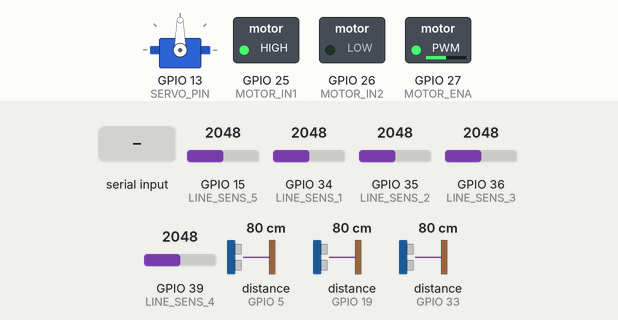
Recording of a program running on a simulated ESP32. Shown: servo, switched loads named in the program (green lamp = pin HIGH). Wiring (inferred from the names in the program): 3 × ultrasonic range finder: trigger GPIO 4, echo GPIO 5 / trigger GPIO 18, echo GPIO 19 / trigger GPIO 32, echo GPIO 33. Inputs (shaded band) come from the test bench; at power-on: distance to the obstacle (sensors on GPIO 33, GPIO 5, GPIO 19) 80 cm, GPIO 15 (LINE_SENS_5) = 2048, GPIO 34 (LINE_SENS_1) = 2048, GPIO 35 (LINE_SENS_2) = 2048, GPIO 36 (LINE_SENS_3) = 2048, GPIO 39 (LINE_SENS_4) = 2048. The echo pulse lasts 58.3 µs per cm; pins used as bus, display or sensor lines are not drawn; what the program prints to the serial monitor is not drawn.

Above: at 1.2 s.
1.3 s: distance to the obstacle (sensor on GPIO 33) set to 17 cm
2.8 s: distance to the obstacle (sensor on GPIO 33) set to 12 cm
At 3.3 s:
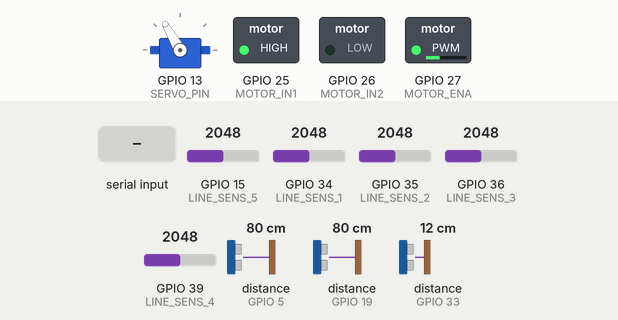
4.3 s: "m" received over Serial
At 5.5 s:
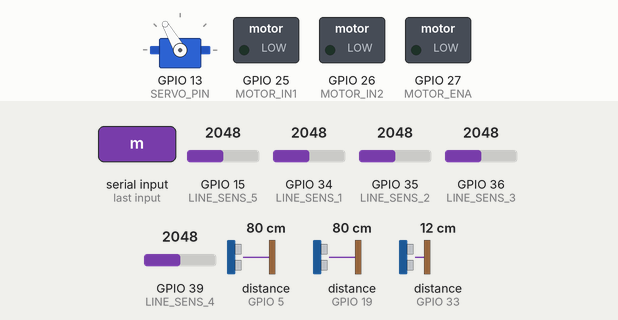
5.8 s: "a" received over Serial
At 7.0 s:
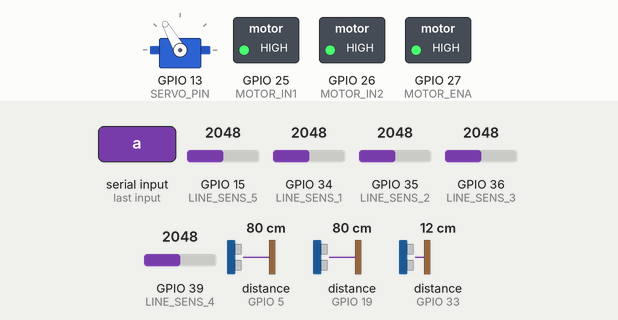
7.3 s: "l" received over Serial
At 7.6 s:
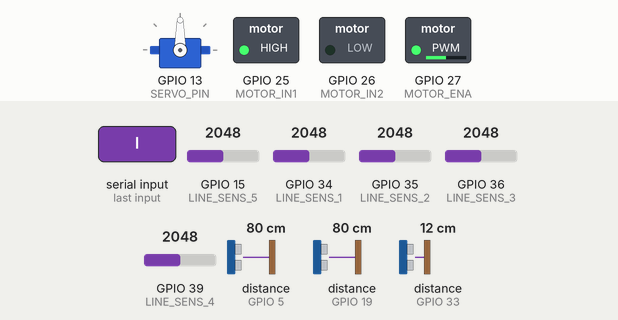
8.8 s: "a" received over Serial
At 10.2 s:
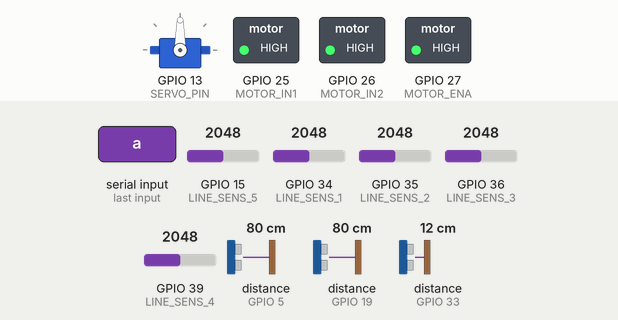
Timing chart, 0 to 11.3 s (numbered marks = the images above; inputs shaded):
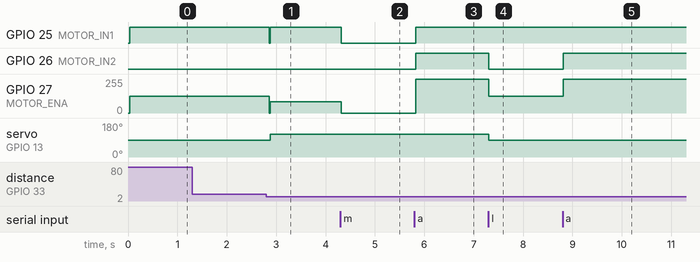

The program:

main.cpp
```cpp
#include <Arduino.h>
#include <WiFi.h>
#include "config.h"
#include "motor_driver.h"
#include "ultrasonic.h"
#include "line_sensor.h"
#include "obstacle_avoider.h"
#include "autonomous_driver.h"

enum Mode {
    MANUAL,
    LINE_FOLLOW,
    OBSTACLE_AVOID,
    AUTONOMOUS
};

Mode currentMode = OBSTACLE_AVOID;

MotorDriver* motor;
UltrasonicArray* us;
LineSensorArray* lineSensors;
ObstacleAvoider* avoider;
AutonomousDriver* autoDriver;

unsigned long lastUpdate = 0;
const int dtMs = 20; // 50Hz control loop

void setupWiFi() {
    WiFi.softAP(AP_SSID, AP_PASSWORD);
    Serial.print("AP IP Address: ");
    Serial.println(WiFi.softAPIP());
}

void setup() {
    Serial.begin(115200);
    setupWiFi();

    motor = new MotorDriver();
    us = new UltrasonicArray();
    lineSensors = new LineSensorArray();
    avoider = new ObstacleAvoider();
    autoDriver = new AutonomousDriver(motor, us);

    Serial.println("AutoPilot Initialized");
}

void loop() {
    if (Serial.available()) {
        char c = Serial.read();
        if (c == 'm') currentMode = MANUAL;
        else if (c == 'l') currentMode = LINE_FOLLOW;
        else if (c == 'o') currentMode = OBSTACLE_AVOID;
        else if (c == 'a') currentMode = AUTONOMOUS;
    }

    unsigned long now = millis();
    if (now - lastUpdate >= dtMs) {
        lastUpdate = now;

        switch (currentMode) {
            case MANUAL:
                motor->coast(); // Waiting for external comms
                break;

            case LINE_FOLLOW:
            {
                float pos = lineSensors->getPosition();
                float steer = pos * 15.0f; // max pos is 2.0 * 15 = 30 deg
                motor->setSteeringAngle(steer);
                motor->setSpeed(MAX_SPEED / 2);
                break;
            }

            case OBSTACLE_AVOID:
            {
                UltrasonicReadings readings = us->readAll();
                DriveCommand cmd = avoider->update(readings.front, readings.left, readings.right);
                motor->setSpeed(cmd.speed);
                motor->setSteeringAngle(cmd.steeringAngle);
                break;
            }

            case AUTONOMOUS:
                // Needs real localization (odometry) for production.
                autoDriver->update(0, 0, 0.0f);
                break;
        }
    }
}
```

line_sensor.h
```cpp
#pragma once
#include <Arduino.h>
#include "config.h"

class LineSensorArray {
public:
    LineSensorArray() {
        pinMode(LINE_SENS_1, INPUT);
        pinMode(LINE_SENS_2, INPUT);
        pinMode(LINE_SENS_3, INPUT);
        pinMode(LINE_SENS_4, INPUT);
        pinMode(LINE_SENS_5, INPUT);
    }

    void calibrate() {
        // Dummy calibration, placeholder for learning min/max
    }

    float getPosition() {
        int v[5];
        v[0] = analogRead(LINE_SENS_1);
        v[1] = analogRead(LINE_SENS_2);
        v[2] = analogRead(LINE_SENS_3);
        v[3] = analogRead(LINE_SENS_4);
        v[4] = analogRead(LINE_SENS_5);

        float sum = 0;
        float weightedSum = 0;
        float weights[5] = {-2.0f, -1.0f, 0.0f, 1.0f, 2.0f};

        for (int i = 0; i < 5; i++) {
            sum += v[i];
            weightedSum += v[i] * weights[i];
        }

        if (sum == 0) return 0;
        return weightedSum / sum;
    }

    bool isOnLine() {
        return analogRead(LINE_SENS_3) > 2000;
    }

    bool isIntersection() {
        int count = 0;
        if (analogRead(LINE_SENS_1) > 2000) count++;
        if (analogRead(LINE_SENS_2) > 2000) count++;
        if (analogRead(LINE_SENS_3) > 2000) count++;
        if (analogRead(LINE_SENS_4) > 2000) count++;
        if (analogRead(LINE_SENS_5) > 2000) count++;
        return count >= 3;
    }
};
```

obstacle_avoider.h
```cpp
#pragma once
#include "config.h"

struct DriveCommand {
    int speed;
    float steeringAngle;
};

class ObstacleAvoider {
public:
    enum State {
        DRIVE_FORWARD,
        TURN_LEFT,
        TURN_RIGHT,
        REVERSE
    };

    ObstacleAvoider() : state(DRIVE_FORWARD) {}

    DriveCommand update(float frontDist, float leftDist, float rightDist) {
        DriveCommand cmd = {0, 0.0f};

        switch(state) {
            case DRIVE_FORWARD:
                if (frontDist < MIN_OBSTACLE_DIST) {
                    if (leftDist > rightDist) {
                        state = TURN_LEFT;
                    } else {
                        state = TURN_RIGHT;
                    }
                    if (leftDist < MIN_OBSTACLE_DIST && rightDist < MIN_OBSTACLE_DIST) {
                        state = REVERSE;
                    }
                } else {
                    cmd.speed = MAX_SPEED / 2;
                    cmd.steeringAngle = 0.0f;
                }
                break;
            case TURN_LEFT:
                cmd.speed = MAX_SPEED / 3;
                cmd.steeringAngle = -30.0f;
                if (frontDist > MIN_OBSTACLE_DIST * 1.5f) {
                    state = DRIVE_FORWARD;
                }
                break;
            case TURN_RIGHT:
                cmd.speed = MAX_SPEED / 3;
                cmd.steeringAngle = 30.0f;
                if (frontDist > MIN_OBSTACLE_DIST * 1.5f) {
                    state = DRIVE_FORWARD;
                }
                break;
            case REVERSE:
                cmd.speed = -MAX_SPEED / 3;
                cmd.steeringAngle = 0.0f;
                if (frontDist > MIN_OBSTACLE_DIST * 2.0f) {
                    state = TURN_RIGHT;
                }
                break;
        }

        return cmd;
    }

private:
    State state;
};
```

path_planner.h
```cpp
#pragma once
#include <vector>
#include <cmath>
#include <algorithm>
#include "config.h"

struct Point {
    int x;
    int y;
    bool operator==(const Point& o) const { return x == o.x && y == o.y; }
};

struct Node {
    Point pos;
    float g, h, f;
    Node* parent;
};

class AStarPlanner {
public:
    AStarPlanner() {
        for(int i=0; i<GRID_WIDTH; i++) {
            for(int j=0; j<GRID_HEIGHT; j++) {
                grid[i][j] = false;
            }
        }
    }

    void setObstacle(int x, int y, bool blocked = true) {
        if (x >= 0 && x < GRID_WIDTH && y >= 0 && y < GRID_HEIGHT) {
            grid[x][y] = blocked;
        }
    }

    std::vector<Point> planPath(int startX, int startY, int goalX, int goalY) {
        std::vector<Point> path;

        // Simplified fallback line-drawing if full A* logic is skipped
        Point current = {startX, startY};
        Point goal = {goalX, goalY};

        while (!(current == goal)) {
            path.push_back(current);
            if (current.x < goal.x) current.x++;
            else if (current.x > goal.x) current.x--;

            if (current.y < goal.y) current.y++;
            else if (current.y > goal.y) current.y--;
        }
        path.push_back(goal);

        waypoints = path;
        waypointIdx = 0;
        return path;
    }

    Point getNextWaypoint() {
        if (waypointIdx < waypoints.size()) {
            return waypoints[waypointIdx++];
        }
        return {-1, -1};
    }

private:
    bool grid[GRID_WIDTH][GRID_HEIGHT];
    std::vector<Point> waypoints;
    size_t waypointIdx = 0;
};
```

pid_controller.h
```cpp
#pragma once
#include <Arduino.h>

class PIDController {
public:
    PIDController(float kp, float ki, float kd, float minOut = -255.0f, float maxOut = 255.0f)
        : kp(kp), ki(ki), kd(kd), minOut(minOut), maxOut(maxOut) {}

    void setGains(float kp, float ki, float kd) {
        this->kp = kp;
        this->ki = ki;
        this->kd = kd;
    }

    void reset() {
        integral = 0.0f;
        prevError = 0.0f;
    }

    float compute(float setpoint, float measurement, float dt) {
        if (dt <= 0.0f) return 0.0f;
        float error = setpoint - measurement;

        integral += error * dt;
        // Anti-windup
        if (integral > maxOut) integral = maxOut;
        else if (integral < minOut) integral = minOut;

        float derivative = (error - prevError) / dt;

        float output = (kp * error) + (ki * integral) + (kd * derivative);

        if (output > maxOut) output = maxOut;
        else if (output < minOut) output = minOut;

        prevError = error;
        return output;
    }

private:
    float kp, ki, kd;
    float minOut, maxOut;
    float integral = 0.0f;
    float prevError = 0.0f;
};
```

ultrasonic.h
```cpp
#pragma once
#include <Arduino.h>
#include "config.h"

struct UltrasonicReadings {
    float front;
    float left;
    float right;
};

class UltrasonicSensor {
public:
    UltrasonicSensor(int trig, int echo) : trigPin(trig), echoPin(echo) {
        pinMode(trigPin, OUTPUT);
        pinMode(echoPin, INPUT);
        for(int i=0; i<5; i++) history[i] = 0;
    }

    float readDistance() {
        digitalWrite(trigPin, LOW);
        delayMicroseconds(2);
        digitalWrite(trigPin, HIGH);
        delayMicroseconds(10);
        digitalWrite(trigPin, LOW);

        long duration = pulseIn(echoPin, HIGH, 25000); // 25ms timeout ~ 4m
        if (duration == 0) return 400.0f;

        float cm = (duration / 2.0f) * 0.0343f;

        history[histIdx] = cm;
        histIdx = (histIdx + 1) % 5;

        float sum = 0;
        for(int i=0; i<5; i++) sum += history[i];
        return sum / 5.0f;
    }

private:
    int trigPin;
    int echoPin;
    float history[5];
    int histIdx = 0;
};

class UltrasonicArray {
public:
    UltrasonicArray()
        : front(US_FRONT_TRIG, US_FRONT_ECHO),
          left(US_LEFT_TRIG, US_LEFT_ECHO),
          right(US_RIGHT_TRIG, US_RIGHT_ECHO) {}

    UltrasonicReadings readAll() {
        return { front.readDistance(), left.readDistance(), right.readDistance() };
    }

private:
    UltrasonicSensor front;
    UltrasonicSensor left;
    UltrasonicSensor right;
};
```

config.h
```cpp
#pragma once

// Motor Pins
#define MOTOR_IN1 25
#define MOTOR_IN2 26
#define MOTOR_ENA 27

// Servo Pin
#define SERVO_PIN 13

// Ultrasonic Pins
#define US_FRONT_TRIG 32
#define US_FRONT_ECHO 33
#define US_LEFT_TRIG 18
#define US_LEFT_ECHO 19
#define US_RIGHT_TRIG 4
#define US_RIGHT_ECHO 5

// Line Sensor Pins
#define LINE_SENS_1 34
#define LINE_SENS_2 35
#define LINE_SENS_3 36
#define LINE_SENS_4 39
#define LINE_SENS_5 15

// PID Gains
#define PID_STEERING_KP 1.0f
#define PID_STEERING_KI 0.0f
#define PID_STEERING_KD 0.1f
#define PID_SPEED_KP 1.0f
#define PID_SPEED_KI 0.0f
#define PID_SPEED_KD 0.1f

// Grid Map Settings (A*)
#define GRID_WIDTH 20
#define GRID_HEIGHT 20
#define CELL_SIZE_CM 10

// Safety limits
#define MAX_SPEED 255
#define MIN_OBSTACLE_DIST 15.0f // cm

// WiFi Configuration
#define AP_SSID "AutoPilot_AP"
#define AP_PASSWORD "12345678"
```

autonomous_driver.h
```cpp
#pragma once
#include "path_planner.h"
#include "pid_controller.h"
#include "ultrasonic.h"
#include "motor_driver.h"

class AutonomousDriver {
public:
    enum State {
        PLANNING,
        FOLLOWING,
        ARRIVED,
        BLOCKED
    };

    AutonomousDriver(MotorDriver* motor, UltrasonicArray* us)
        : motor(motor), us(us), steeringPID(PID_STEERING_KP, PID_STEERING_KI, PID_STEERING_KD, -30, 30) {
        state = PLANNING;
    }

    void setGoal(int x, int y) {
        goal = {x, y};
        state = PLANNING;
    }

    void update(int currentX, int currentY, float currentHeading) {
        UltrasonicReadings ur = us->readAll();

        if (ur.front < MIN_OBSTACLE_DIST) {
            motor->brake();
            state = BLOCKED;
            return;
        }

        switch (state) {
            case PLANNING:
                planner.planPath(currentX, currentY, goal.x, goal.y);
                targetWaypoint = planner.getNextWaypoint();
                state = FOLLOWING;
                break;

            case FOLLOWING:
                if (currentX == targetWaypoint.x && currentY == targetWaypoint.y) {
                    targetWaypoint = planner.getNextWaypoint();
                    if (targetWaypoint.x == -1) {
                        state = ARRIVED;
                        motor->coast();
                        return;
                    }
                }

                {
                    float targetHeading = atan2(targetWaypoint.y - currentY, targetWaypoint.x - currentX) * 180.0f / M_PI;
                    float steeringCmd = steeringPID.compute(targetHeading, currentHeading, 0.02f);

                    motor->setSpeed(MAX_SPEED / 2);
                    motor->setSteeringAngle(steeringCmd);
                }
                break;

            case ARRIVED:
                motor->brake();
                break;

            case BLOCKED:
                state = PLANNING;
                break;
        }
    }

private:
    MotorDriver* motor;
    UltrasonicArray* us;
    AStarPlanner planner;
    PIDController steeringPID;
    State state;
    Point goal;
    Point targetWaypoint;
};
```

motor_driver.h
```cpp
#pragma once
#include <Arduino.h>
#include <ESP32Servo.h>
#include "config.h"

class MotorDriver {
public:
    MotorDriver() {
        pinMode(MOTOR_IN1, OUTPUT);
        pinMode(MOTOR_IN2, OUTPUT);
        pinMode(MOTOR_ENA, OUTPUT);
        steeringServo.attach(SERVO_PIN);
    }

    void setSpeed(int speed) {
        speed = constrain(speed, -MAX_SPEED, MAX_SPEED);
        if (speed > 0) {
            digitalWrite(MOTOR_IN1, HIGH);
            digitalWrite(MOTOR_IN2, LOW);
            analogWrite(MOTOR_ENA, speed);
        } else if (speed < 0) {
            digitalWrite(MOTOR_IN1, LOW);
            digitalWrite(MOTOR_IN2, HIGH);
            analogWrite(MOTOR_ENA, -speed);
        } else {
            coast();
        }
    }

    void setSteeringAngle(float angle) {
        angle = constrain(angle, -30.0f, 30.0f);
        int servoVal = map(angle, -30, 30, 60, 120);
        steeringServo.write(servoVal);
    }

    void brake() {
        digitalWrite(MOTOR_IN1, HIGH);
        digitalWrite(MOTOR_IN2, HIGH);
        analogWrite(MOTOR_ENA, MAX_SPEED);
    }

    void coast() {
        digitalWrite(MOTOR_IN1, LOW);
        digitalWrite(MOTOR_IN2, LOW);
        analogWrite(MOTOR_ENA, 0);
    }

private:
    Servo steeringServo;
};
```

Measured:
- the behaviour switches between 15 and 14 cm on distance to the obstacle (sensor on GPIO 33) (found by bisection; images 0 and 1)
- after the input at 1.3 s, every drawn part: stays the same
- after the input at 2.8 s, GPIO 25 (MOTOR_IN1): HIGH → LOW after 0.06 s, → HIGH 0.02 s later; GPIO 27 (MOTOR_ENA): 127/255 → 85/255 after 0.06 s; servo on GPIO 13 (SERVO_PIN): 90° → 120° after 0.08 s
- after the input at 4.3 s, GPIO 25 (MOTOR_IN1): HIGH → LOW at once; GPIO 27 (MOTOR_ENA): 85/255 → 0/255 at once
- after the input at 5.8 s, GPIO 25 (MOTOR_IN1), GPIO 26 (MOTOR_IN2): LOW → HIGH at once; GPIO 27 (MOTOR_ENA): 0/255 → 255/255 at once
- after the input at 7.3 s, GPIO 26 (MOTOR_IN2): HIGH → LOW at once; GPIO 27 (MOTOR_ENA): 255/255 → 127/255 at once; servo on GPIO 13 (SERVO_PIN): 120° → 90° at once
- after the input at 8.8 s, GPIO 26 (MOTOR_IN2): LOW → HIGH at once; GPIO 27 (MOTOR_ENA): 127/255 → 255/255 at once
